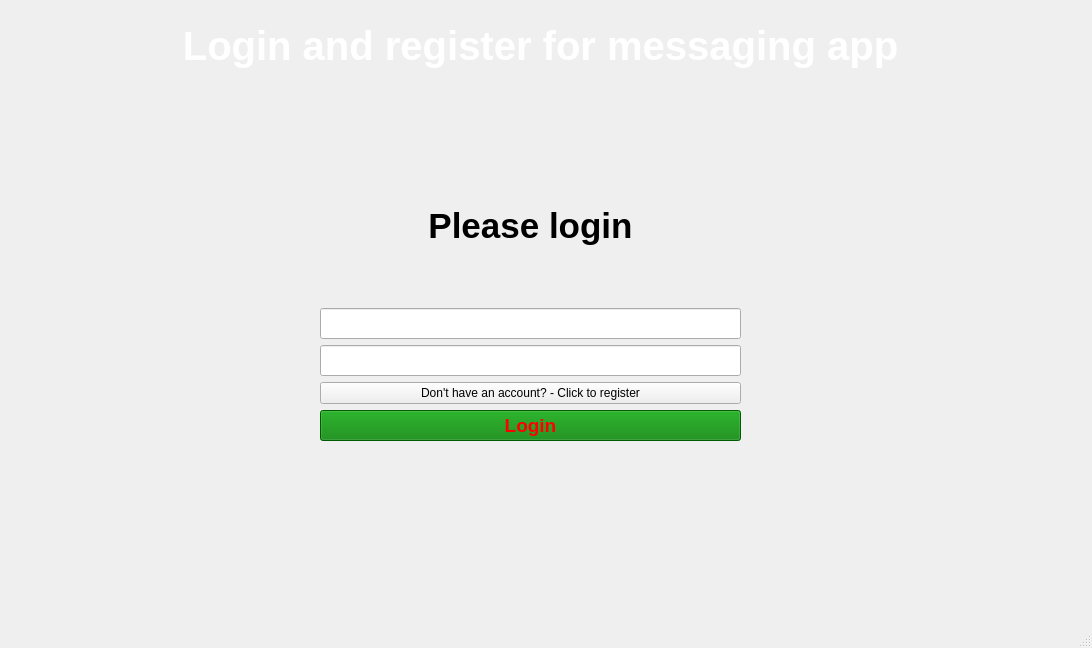
<?xml version="1.0" encoding="UTF-8"?>
<ui version="4.0">
 <class>loginwindow</class>
 <widget class="QMainWindow" name="loginwindow">
  <property name="geometry">
   <rect>
    <x>0</x>
    <y>0</y>
    <width>1092</width>
    <height>648</height>
   </rect>
  </property>
  <property name="windowTitle">
   <string>Login and register</string>
  </property>
  <property name="windowIcon">
   <iconset>
    <normaloff>:/images/register.png</normaloff>:/images/register.png</iconset>
  </property>
  <property name="styleSheet">
   <string notr="true">#loginwindow
{
	background-image: url(:/images/images/bluebg.png);
}</string>
  </property>
  <widget class="QWidget" name="centralwidget">
   <property name="styleSheet">
    <string notr="true">#centralwidget{
border-image: url(:/images/bg.png) ;
}</string>
   </property>
   <widget class="QWidget" name="topPanel" native="true">
    <property name="geometry">
     <rect>
      <x>0</x>
      <y>0</y>
      <width>1091</width>
      <height>101</height>
     </rect>
    </property>
    <property name="styleSheet">
     <string notr="true">#topPanel{
border-image:url(:/images/header.jpeg)
}</string>
    </property>
    <widget class="QWidget" name="layoutWidget">
     <property name="geometry">
      <rect>
       <x>-10</x>
       <y>-10</y>
       <width>1101</width>
       <height>111</height>
      </rect>
     </property>
     <layout class="QHBoxLayout" name="horizontalLayout">
      <item>
       <widget class="QLabel" name="label">
        <property name="font">
         <font>
          <pointsize>30</pointsize>
          <weight>75</weight>
          <bold>true</bold>
         </font>
        </property>
        <property name="styleSheet">
         <string notr="true">#label{
color:white;
}</string>
        </property>
        <property name="text">
         <string>Login and register for messaging app</string>
        </property>
        <property name="alignment">
         <set>Qt::AlignCenter</set>
        </property>
       </widget>
      </item>
     </layout>
    </widget>
   </widget>
   <widget class="QGroupBox" name="loginForm">
    <property name="geometry">
     <rect>
      <x>10</x>
      <y>110</y>
      <width>1081</width>
      <height>391</height>
     </rect>
    </property>
    <property name="font">
     <font>
      <pointsize>14</pointsize>
      <weight>75</weight>
      <bold>true</bold>
     </font>
    </property>
    <property name="styleSheet">
     <string notr="true">#loginForm{
	alternate-background-color: rgb(114, 159, 207);
border-radius:8px;
}</string>
    </property>
    <property name="title">
     <string/>
    </property>
    <property name="alignment">
     <set>Qt::AlignCenter</set>
    </property>
    <widget class="QWidget" name="">
     <property name="geometry">
      <rect>
       <x>310</x>
       <y>40</y>
       <width>421</width>
       <height>291</height>
      </rect>
     </property>
     <layout class="QVBoxLayout" name="verticalLayout">
      <item>
       <widget class="QLabel" name="label_2">
        <property name="font">
         <font>
          <pointsize>26</pointsize>
          <weight>75</weight>
          <bold>true</bold>
         </font>
        </property>
        <property name="text">
         <string>Please login</string>
        </property>
        <property name="alignment">
         <set>Qt::AlignCenter</set>
        </property>
       </widget>
      </item>
      <item>
       <widget class="QLineEdit" name="loginUsername">
        <property name="font">
         <font>
          <pointsize>14</pointsize>
         </font>
        </property>
       </widget>
      </item>
      <item>
       <widget class="QLineEdit" name="loginPassword">
        <property name="font">
         <font>
          <pointsize>14</pointsize>
         </font>
        </property>
       </widget>
      </item>
      <item>
       <widget class="QPushButton" name="toRegisterPageButton">
        <property name="text">
         <string>Don't have an account? - Click to register</string>
        </property>
       </widget>
      </item>
      <item>
       <widget class="QPushButton" name="loginBtn">
        <property name="font">
         <font>
          <pointsize>14</pointsize>
          <weight>75</weight>
          <bold>true</bold>
         </font>
        </property>
        <property name="styleSheet">
         <string notr="true">#loginBtn{
color:red;
background:green;
}</string>
        </property>
        <property name="text">
         <string>Login</string>
        </property>
       </widget>
      </item>
     </layout>
    </widget>
   </widget>
  </widget>
  <widget class="QStatusBar" name="statusbar"/>
 </widget>
 <resources/>
 <connections/>
</ui>
